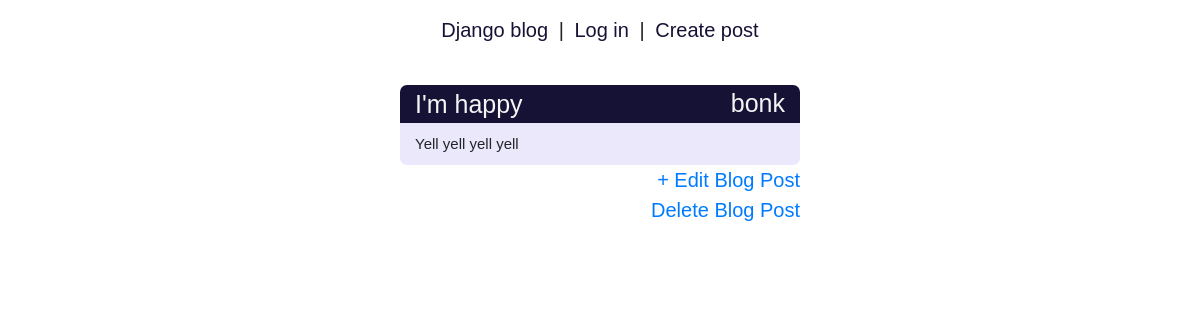
/post/1/, run on an earlier commit of the app's database.
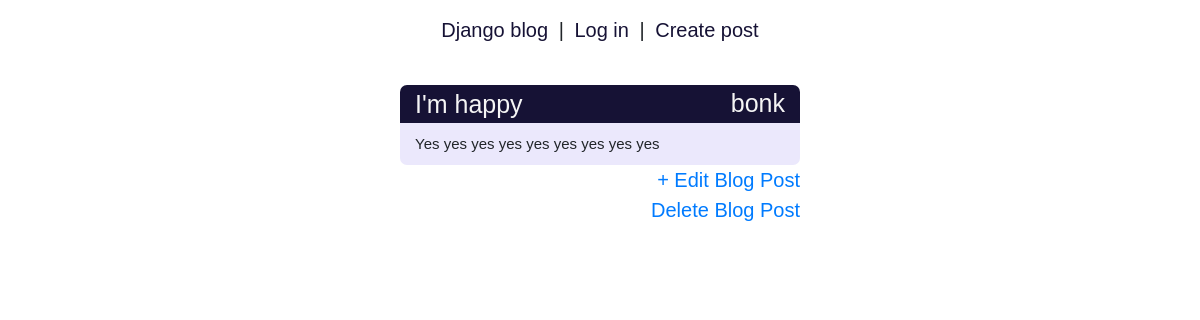
And on a later commit of the database.
### blog/models.py (models this page shows, shortened)
class Post(models.Model):
    title = models.CharField(max_length=200)
    author = models.ForeignKey(
        'auth.User',
        on_delete=models.CASCADE,
    )
    body = models.TextField()

### blog/views.py (the view)
# urls.py: path('post/<int:pk>/', BlogDetailView.as_view(), name="post_detail"),
class BlogDetailView(DetailView):
    model = Post
    template_name = 'post_detail.html'

### templates/post_detail.html
{% extends 'base.html' %}
{% block content %}
<div class="row justify-content-center">
        <div class="post-entry" style="min-width: 400px;">
                <div class="metainf">
                    <div class="container">
                        <div class="row align-items-center">
                            <div class="col-md-8">
                                <div class="title">
                                    <h2>{{post.title}}</h2>
                                </div>
                            </div>
                            <div class="col-md-4">
                                <div class="author">
                                    <p>{{post.author}}</p>
                                </div>
                            </div>
                        </div>
                    </div>
                </div>
                <div class="body">
                    <div class="container">
                        <div class="row">
                                <p>{{post.body}}</p>
                        </div>
                    </div>
                </div>
                <div class="edit">
                    <div class="container">
                        <div class="row justify-content-end">
                            <a href="{% url 'post_edit' post.pk %}">+ Edit Blog Post</a>
                        </div>
                    </div>
                </div>
                <div class="delete">
                    <div class="container">
                        <div class="row justify-content-end">
                            <a href="{% url 'post_delete' post.pk %}">Delete Blog Post</a>
                        </div>
                    </div>
                </div>
            </div>
</div>
{% endblock content %}

What changed in the data, as far as the page shows it:
changed Post "I'm happy": body "Yell yell yell yell" → "Yes yes yes yes yes yes yes yes yes"
